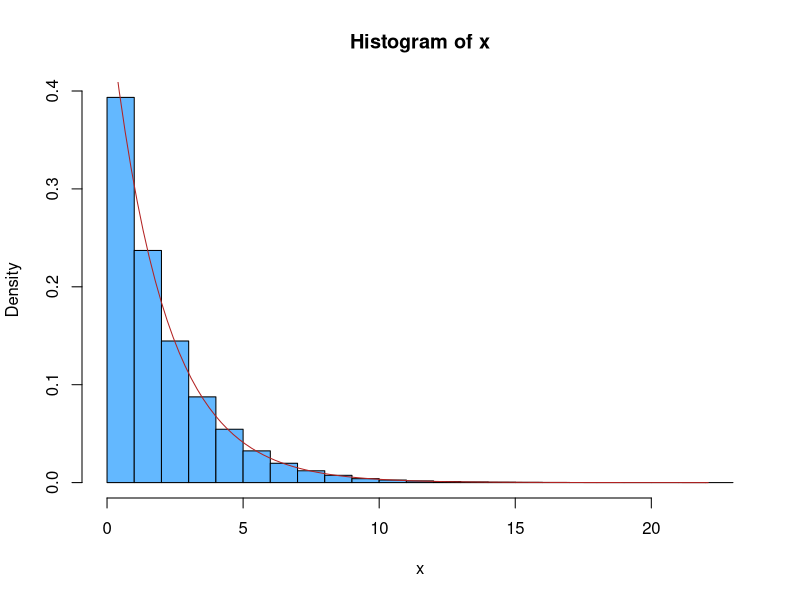

Write R code to recreate this figure.
###############################################################.
## Descripcion: Metodo de la transformada inversa
##
## Autor: Jose Pliego
## Fecha: 2020-02-21
###############################################################.

## Seccion: 1. Distribucion exponencial ####

###############################################################.

f <- function(x, lambda) lambda * exp(-lambda * x)

dist_inv <- function(y, lambda) -(1/lambda) * log(1-y) 

set.seed(1996)
nsim <- 10e4
lambda <- 0.5

u <- runif(nsim)

x <- dist_inv(u, lambda)

hist(x,
     probability = TRUE,
     col = "steelblue1")

curve(f(x, lambda),
      from = 0,
      to = max(x),
      add = TRUE,
      col = "firebrick")
